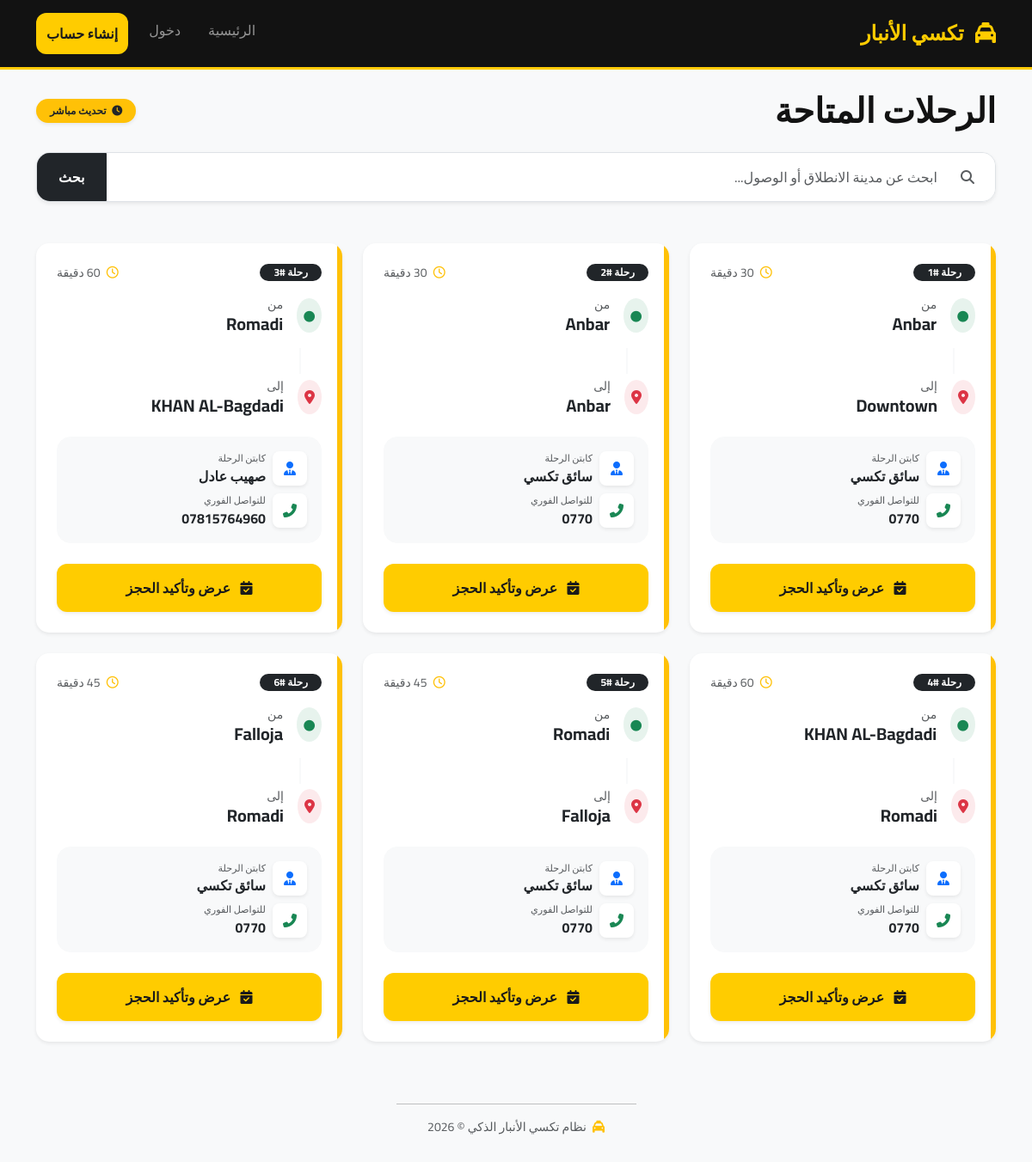
The page / on the database its author committed.
### routes/models.py (models this page shows, shortened)
class Route(models.Model):
    origin = models.ForeignKey(Station, on_delete=models.CASCADE, related_name="departures")
    destination = models.ForeignKey(Station, on_delete=models.CASCADE, related_name="arrivals")
    duration = models.IntegerField()
    passengers = models.ManyToManyField(User, blank=True, related_name="booked_routes")
    driver_name = models.CharField(max_length=64, default="سائق تكسي")
    driver_phone = models.CharField(max_length=15, default="0770")

class Station(models.Model):
    code = models.CharField(max_length=3)
    name = models.CharField(max_length=64)

### routes/views.py (the view)
# urls.py: path("", views.index, name="index"),
def index(request):
    return render(request, "routes/index.html", {
        "routes": Route.objects.all()
    })

### templates/routes/index.html (shortened to what this page needs)
{% extends "layout.html" %}
{% block body %}
    <div class="d-flex justify-content-between align-items-center mb-4 mt-2">
        <h1 class="fw-bold m-0" style="font-weight: 800;">الرحلات المتاحة</h1>
        <div class="badge bg-warning text-dark px-3 py-2 rounded-pill shadow-sm animate-pulse">
            <i class="fas fa-clock me-1"></i> تحديث مباشر
        </div>
    </div>
    <form method="GET" action="{% url 'index' %}" class="mb-5">
        <div class="input-group shadow-sm rounded-4 overflow-hidden border">
            <span class="input-group-text bg-white border-0 ps-4">
                <i class="fas fa-search text-muted"></i>
            </span>
            <input type="text" name="q" class="form-control border-0 p-3" placeholder="ابحث عن مدينة الانطلاق أو الوصول..." value="{{ query|default:'' }}">
            <button class="btn btn-dark px-4 fw-bold" type="submit">بحث</button>
        </div>
    </form>
    <div class="row">
        {% for route in routes %}
            <div class="col-md-6 col-lg-4 mb-4">
                <div class="card h-100 border-0 shadow-sm position-relative overflow-hidden">
                    <div class="position-absolute top-0 start-0 bottom-0 bg-warning" style="width: 6px;"></div>
                    <div class="card-body p-4">
                        <div class="d-flex justify-content-between align-items-start mb-3">
                            <span class="badge bg-dark rounded-pill px-3">رحلة #{{ route.id }}</span>
                            <span class="text-muted small"><i class="far fa-clock me-1 text-warning"></i> {{ route.duration }} دقيقة</span>
                        </div>
                        <div class="route-path mb-4 position-relative">
                            <div class="d-flex align-items-center mb-3">
                                <div class="bg-success bg-opacity-10 p-2 rounded-circle me-3">
                                    <i class="fas fa-circle text-success" style="font-size: 0.8rem;"></i>
                                </div>
                                <div>
                                    <small class="text-muted d-block">من</small>
                                    <h5 class="m-0 fw-bold">{{ route.origin.name }}</h5>
                                </div>
                            </div>
                            <div class="ms-4 ps-2 border-start border-2 border-light my-1" style="height: 30px;"></div>
                            <div class="d-flex align-items-center">
                                <div class="bg-danger bg-opacity-10 p-2 rounded-circle me-3">
                                    <i class="fas fa-map-marker-alt text-danger"></i>
                                </div>
                                <div>
                                    <small class="text-muted d-block">إلى</small>
                                    <h5 class="m-0 fw-bold">{{ route.destination.name }}</h5>
                                </div>
                            </div>
                        </div>
                        <div class="driver-card bg-light p-3 rounded-4 mb-4 border border-light">
                            <div class="d-flex align-items-center mb-2">
                                <div class="bg-white p-2 rounded-3 shadow-sm me-2 text-center" style="width: 40px;">
                                    <i class="fas fa-user-tie text-primary"></i>
                                </div>
                                <div>
                                    <span class="small text-muted d-block" style="font-size: 0.7rem;">كابتن الرحلة</span>
                                    <span class="fw-bold">{{ route.driver_name|default:"سائق متاح" }}</span>
                                </div>
                            </div>
                            <div class="d-flex align-items-center">
                                <div class="bg-white p-2 rounded-3 shadow-sm me-2 text-center" style="width: 40px;">
                                    <i class="fas fa-phone-alt text-success"></i>
                                </div>
                                <div>
                                    <span class="small text-muted d-block" style="font-size: 0.7rem;">للتواصل الفوري</span>
                                    <a href="tel:{{ route.driver_phone }}" class="text-decoration-none fw-bold text-dark">
                                        {{ route.driver_phone|default:"07XXXXXXXX" }}
                                    </a>
                                </div>
                            </div>
                        </div>
                        <div class="d-grid">
                            <a href="{% url 'route' route.id %}" class="btn btn-taxi shadow-sm py-3 fw-bold">
                                <i class="fas fa-calendar-check me-2"></i> عرض وتأكيد الحجز
                            </a>
                        </div>
                    </div>
                </div>
            </div>
        {% endfor %}
    </div>
    <div class="text-center mt-5 mb-5 pb-5">
        <hr class="w-25 mx-auto opacity-25">
        <p class="text-muted small">
            <i class="fas fa-taxi me-1 text-warning"></i>
            نظام تكسي الأنبار الذكي © 2026
        </p>
    </div>
{% endblock %}

### templates/layout.html (shortened to what this page needs)
<!DOCTYPE html>
<html lang="ar" dir="rtl">
<head>
    <link rel="stylesheet" href="https://cdn.jsdelivr.net/npm/bootstrap@5.3.0/dist/css/bootstrap.rtl.min.css">
    <link rel="stylesheet" href="https://cdnjs.cloudflare.com/ajax/libs/font-awesome/6.4.0/css/all.min.css">
</head>
<body>
    <nav class="navbar navbar-expand-lg navbar-dark sticky-top">
        <div class="container">
            <a class="navbar-brand" href="{% url 'index' %}">
                <i class="fas fa-taxi me-2"></i> تكسي الأنبار
            </a>
            <div class="navbar-nav ms-auto d-none d-lg-flex">
                <a class="nav-link px-3" href="{% url 'index' %}">الرئيسية</a>
                {% if user.is_authenticated %}
                    <a class="nav-link px-3" href="{% url 'my_trips' %}">رحلاتي</a>
                    <form action="{% url 'logout' %}" method="post" class="ms-2">
                        {% csrf_token %}
                        <button type="submit" class="btn btn-sm btn-outline-light rounded-pill">خروج</button>
                    </form>
                {% else %}
                    <a class="nav-link px-3" href="{% url 'login' %}">دخول</a>
                    <a class="btn btn-taxi ms-2" href="{% url 'register' %}">إنشاء حساب</a>
                {% endif %}
            </div>
        </div>
    </nav>
    <main class="container mt-4">
        {% block body %}
        {% endblock %}
    </main>
</body>
</html>

### templates/layout.html (style rules this page uses)
:root { --taxi-yellow: #ffcc00; --taxi-dark: #121212; --taxi-gray: #f8f9fa; }
body { font-family: 'Cairo', sans-serif; background-color: var(--taxi-gray); color: var(--taxi-dark); padding-bottom: 70px; }
.navbar { background-color: var(--taxi-dark) !important; border-bottom: 3px solid var(--taxi-yellow); padding: 15px 0; }
.navbar-brand { font-weight: 800; color: var(--taxi-yellow) !important; font-size: 1.5rem; }
.card { border: none; border-radius: 15px; box-shadow: 0 4px 6px rgba(0,0,0,0.05); transition: transform 0.2s; }
.btn-taxi { background-color: var(--taxi-yellow); color: var(--taxi-dark); font-weight: bold; border-radius: 12px; padding: 12px; border: none; }

### templates/routes/index.html (style rules this page uses)
.animate-pulse { animation: pulse 2s infinite; }
.btn-taxi { background-color: #ffcc00; color: #1a1a1a; border: none; transition: 0.3s; border-radius: 12px; }

### rows shown on the page
Route: id "1", origin.name "Anbar", destination.name "Downtown", driver_name "سائق تكسي", driver_phone "0770"
Route: id "2", origin.name "Anbar", destination.name "Anbar", driver_name "سائق تكسي", driver_phone "0770"
Route: id "3", origin.name "Romadi", destination.name "KHAN AL-Bagdadi", driver_name "صهيب عادل", driver_phone "07815764960"
Route: id "4", origin.name "KHAN AL-Bagdadi", destination.name "Romadi", driver_name "سائق تكسي", driver_phone "0770"
Route: id "5", origin.name "Romadi", destination.name "Falloja", driver_name "سائق تكسي", driver_phone "0770"
Route: id "6", origin.name "Falloja", destination.name "Romadi", driver_name "سائق تكسي", driver_phone "0770"
